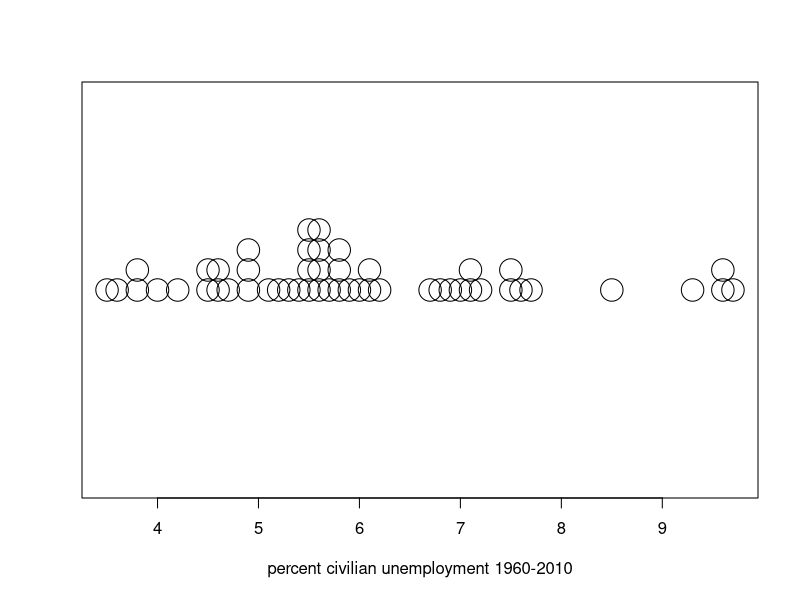
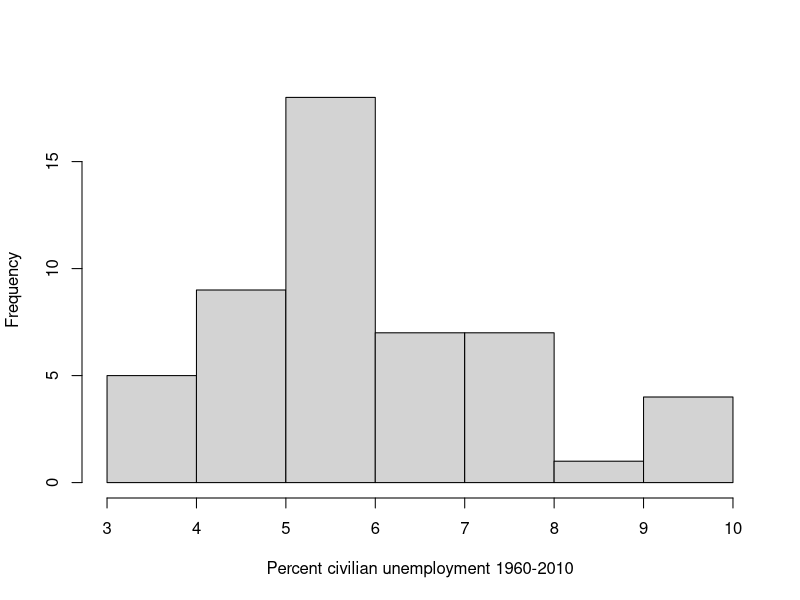
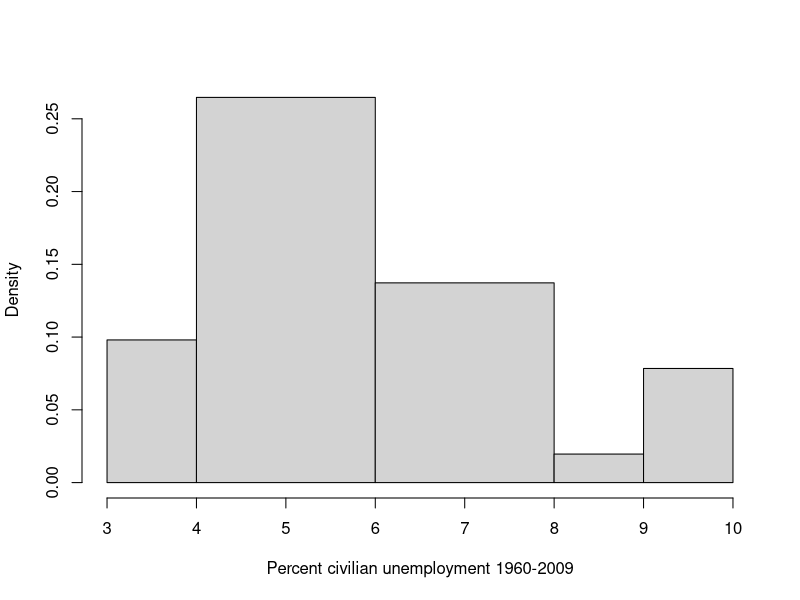
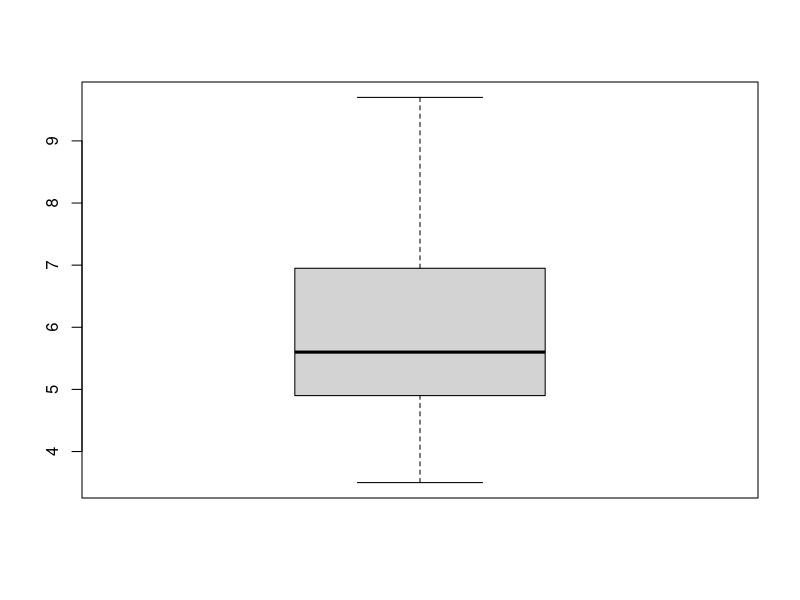
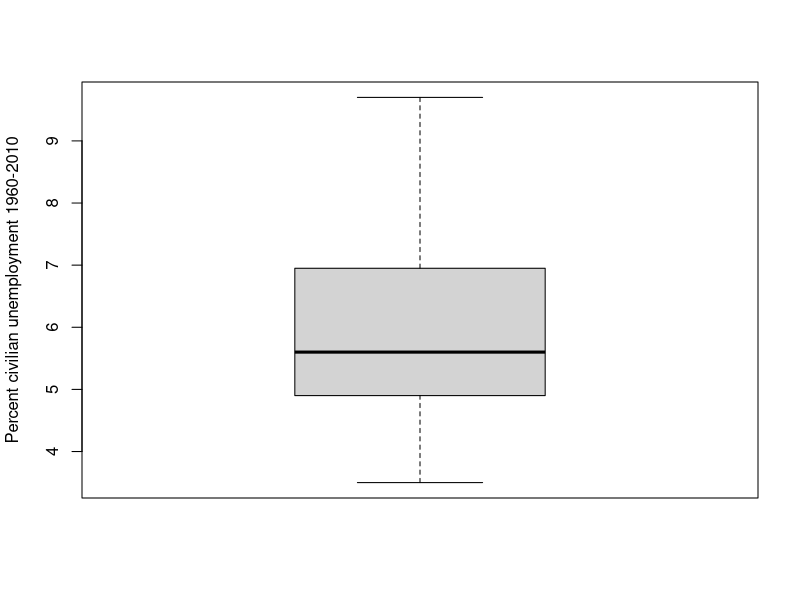
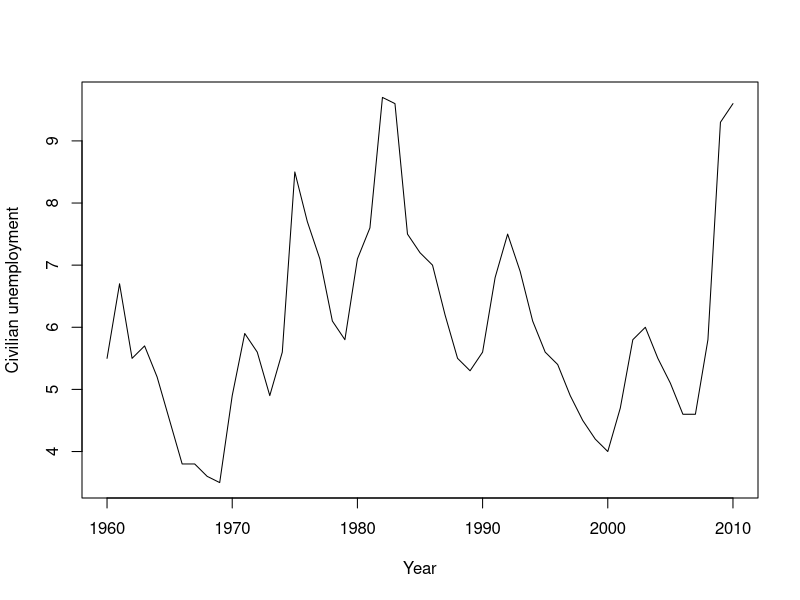
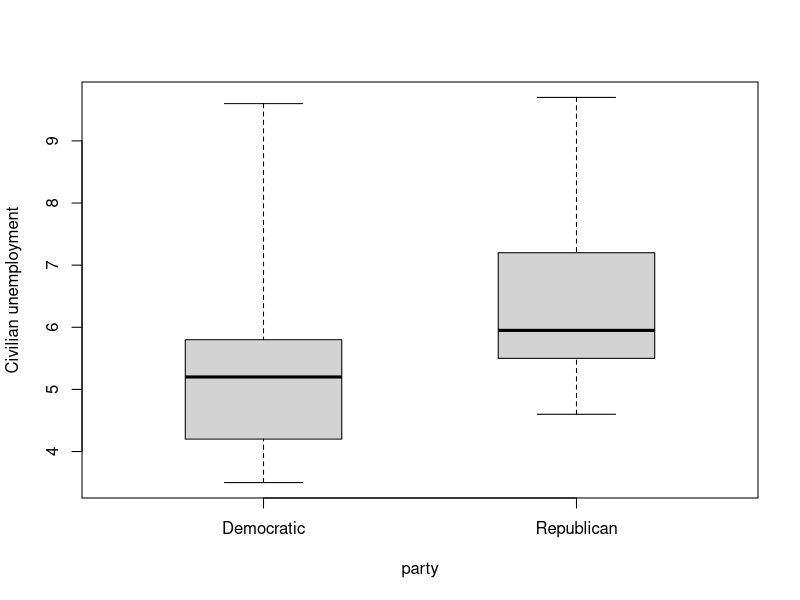
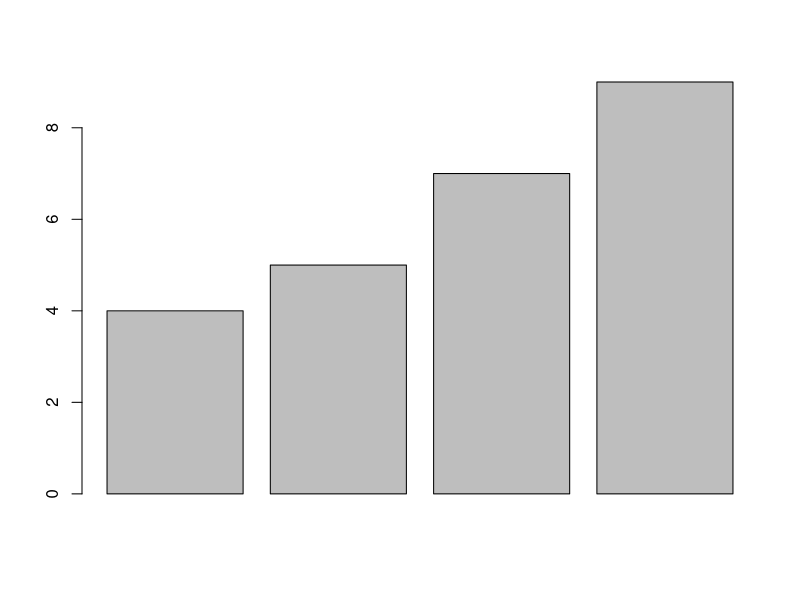

Write R code to recreate these figures, in order.

# source: The book - The R Student Companion (EBL-Schweitzer) Dennis, Brian-CRC Press 
# pp. 57-71

year=1960:2010
unemploy=c(5.5, 6.7, 5.5, 5.7, 5.2, 4.5, 3.8, 3.8, 3.6, 3.5,
           4.9, 5.9, 5.6, 4.9, 5.6, 8.5, 7.7, 7.1, 6.1, 5.8,
           7.1, 7.6, 9.7, 9.6, 7.5, 7.2, 7.0, 6.2, 5.5, 5.3,
           5.6, 6.8, 7.5, 6.9, 6.1, 5.6, 5.4, 4.9, 4.5, 4.2,
           4.0, 4.7, 5.8, 6.0, 5.5, 5.1, 4.6, 4.6, 5.8, 9.3,
           9.6)

surplus=c(0.1, -0.6, -1.3, -0.8, -0.9, -0.2, -0.5, -1.1, -2.9,
          0.3,-0.3, -2.1, -2.0, -1.1, -0.4, -3.4, -4.2, -2.7, -2.7,
          -1.6, -2.7, -2.6, -4.0, -6.0, -4.8, -5.1, -5.0, -3.2, -3.1,
          -2.8, -3.9, -4.5, -4.7, -3.9, -2.9, -2.2, -1.4, -0.3, 0.8,
          1.4, 2.4, 1.3, -1.5, -3.5, -3.6, -2.6, -1.9, -1.2, -3.2,
          -10.0, -8.9)

party=c("R", "R", "D", "D", "D", "D", "D", "D", "D", "D",
        "R", "R", "R", "R", "R", "R", "R", "R", "D", "D",
        "D", "D", "R", "R", "R", "R", "R", "R", "R", "R",
        "R", "R", "R", "R", "D", "D", "D", "D", "D", "D",
        "D", "D", "R", "R", "R", "R", "R", "R", "R", "R",
        "D")

### Graphs of One Variable: ###

stripchart(unemploy,xlab="percent civilian unemployment 1960-2010", method="stack",pch=1,cex=3)

hist(unemploy, main=" ",xlab="Percent civilian unemployment 1960-2010")

hist(unemploy,main=" ",breaks=c(3,4,6,8,9,10),xlab="Percent civilian unemployment 1960-2009")

stem(unemploy)  # stem plot will be shown in R console

min(unemploy)
max(unemploy)
median(unemploy)

boxplot(unemploy)

boxplot(unemploy,ylab="Percent civilian unemployment 1960-2010") # give y label

plot(year,unemploy,type="l",xlab="Year",ylab="Civilian unemployment") # type is line plot

### Graphs of Two Variables: ###

boxplot(unemploy~party, range=0, names=c("Democratic", "Republican"), 
        boxwex=.5, ylab="Civilian unemployment")    # side-by-side boxplot
# range: A value of zero causes the whiskers to extend to the data extremes.

#========================================

x=c(4,5,7,9)
barplot(x)
pie(x)


mns=c(mean(unemploy[party=="D"]),mean(unemploy[party=="R"]))
barplot(mns)

barplot(mns,xlim=c(0,1),width=.1,ylim=c(0,7),
        ylab="average unemployment",names.arg=c("Dem","Rep"),space=2)

num.yrs=c(length(year[party=="D"]),length(year[party=="R"]))
pie(num.yrs)

pie(num.yrs,labels=c("Democratic","Republican"))   # add labels

